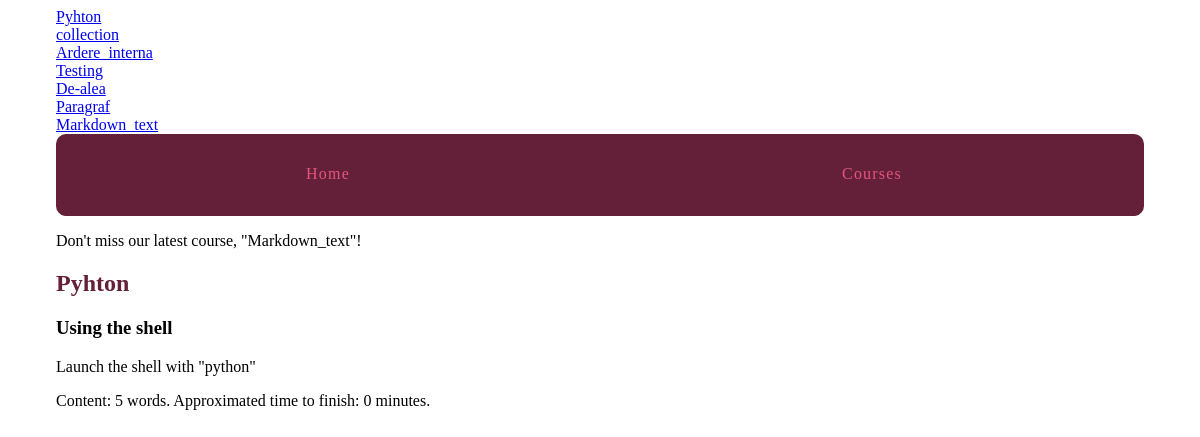
Page /courses/1/2/ on the committed database.
### courses/models.py (models this page shows, shortened)
class Course(models.Model):
    created_at = models.DateTimeField(auto_now_add=True)
    title = models.CharField(max_length=255)
    description = models.TextField()
    def __str__(self):
        return self.title

class Step(models.Model):
    title = models.CharField(max_length=255)
    description = models.TextField()
    order = models.IntegerField(default=0)
    course = models.ForeignKey(Course)
    content = models.TextField(blank=True,default='')
    class Meta:
        ordering = ['order',]

### courses/views.py (the view)
# urls.py: url(r'(?P<course_pk>\d+)/(?P<step_pk>\d+)/$', views.step_detail, name ='step'),
def step_detail(request,course_pk,step_pk):
    step = get_object_or_404(Step,course_id=course_pk,pk=step_pk)
    return render(request, 'courses/step_detail.html', {'step': step})

### courses/templatetags/course_extras.py (called while the page is built)
@register.simple_tag
def newest_course():
    return Course.objects.latest('created_at')

@register.inclusion_tag('courses/course_nav.html')
def nav_courses_list():
    courses = Course.objects.all()
    return {'courses':courses}

@register.filter('time_estimate')
def time_estimate(word_count):
    minutes = round(word_count/20)
    return minutes

### courses/templates/courses/step_detail.html (shortened to what this page needs)
{% extends "layout.html" %}
{% load course_extras %}
{% block content %}
<article>
    <h2>
        <a href="{% url 'courses:detail' pk=step.course.pk %}">{{ step.course.title }}</a>
    </h2>
    <h3>{{ step.title }}</h3>
    {% with con=step.content %}
        {{ con|linebreaks }} Content: {{ con|wordcount }} words.
        Approximated time to finish: {{ con|wordcount|time_estimate }} minute{{ con|wordcount|time_estimate|pluralize }}.
    {% endwith %}
</article>
{% endblock %}

### templates/layout.html (shortened to what this page needs)
{% load static from staticfiles %}
{% load course_extras %}
<!DOCTYPE html>
<html lang="en">
<head>
    <link rel="stylesheet" href="{% static 'css/layout.css'%}">
</head>
<body>
    <div class = "site-container">
    <div>{% nav_courses_list %}</div>
    <nav>
        <a href="{% url 'hello_world' %}">Home</a>
        <a href="{% url 'courses:list' %}">Courses</a>
    </nav>
        <p>Don't miss our latest course,
            "{% newest_course %}"!</p>
    {% block content %}{% endblock %}
    </div>
</body>
</html>

### courses/templates/courses/course_nav.html (shortened to what this page needs)
<!DOCTYPE html>
<html lang="en">
<head>
</head>
<body>
    {% for course in courses %}
        <div><a href="{% url 'courses:detail' pk=course.pk %}">{{ course.title }}</a></div>
    {% endfor %}
</body>
</html>

### assets/css/layout.css (style rules this page uses)
html { box-sizing: border-box; }
*, *::after, *::before { box-sizing: inherit; }
.site-container { max-width: 68em; margin-left: auto; margin-right: auto; }
.site-container::after { clear: both; content: ""; display: table; }
.site-container nav { width: 100%; display: table; width: 100%; table-layout: fixed; border-bottom-left-radius: 10px; border-bottom-right-radius: 10px; border-top-left-radius: 10px; border-top-right-radius: 10px; border-bottom-left-radius: 10px; border-top-left-radius: 10px; border-bottom-right-radius: 10px; border-top-right-radius: 10px; background-color: #642039; margin-bottom: 1em; overflow: hidden; }
.site-container nav a { display: table-cell; width: 8.33333%; padding: 10px; border-bottom: 2px solid #642039; color: #e6557e; letter-spacing: 0.075em; line-height: 60px; text-align: center; text-decoration: none; }
article h2 a, article h3 a { color: #642039; text-decoration: none; }

### rows in the picture
Course: title "Pyhton"
Course: title "collection"
Course: title "Ardere_interna"
Course: title "Testing"
Course: title "De-alea"
Course: title "Paragraf"
Course: title "Markdown_text"
Step: course "Pyhton", title "Using the shell", content "Launch the shell with \"python\"", content "5", content "0"
